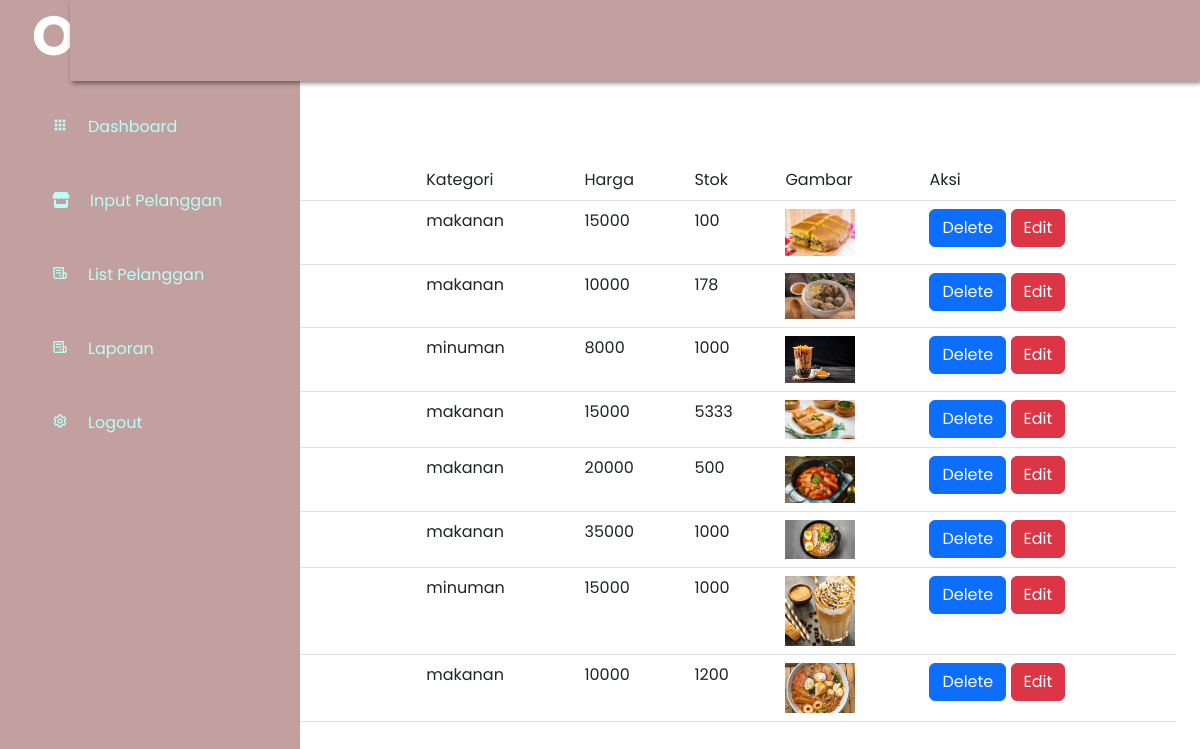
The app's page /admin/home.php (signed in), older data.
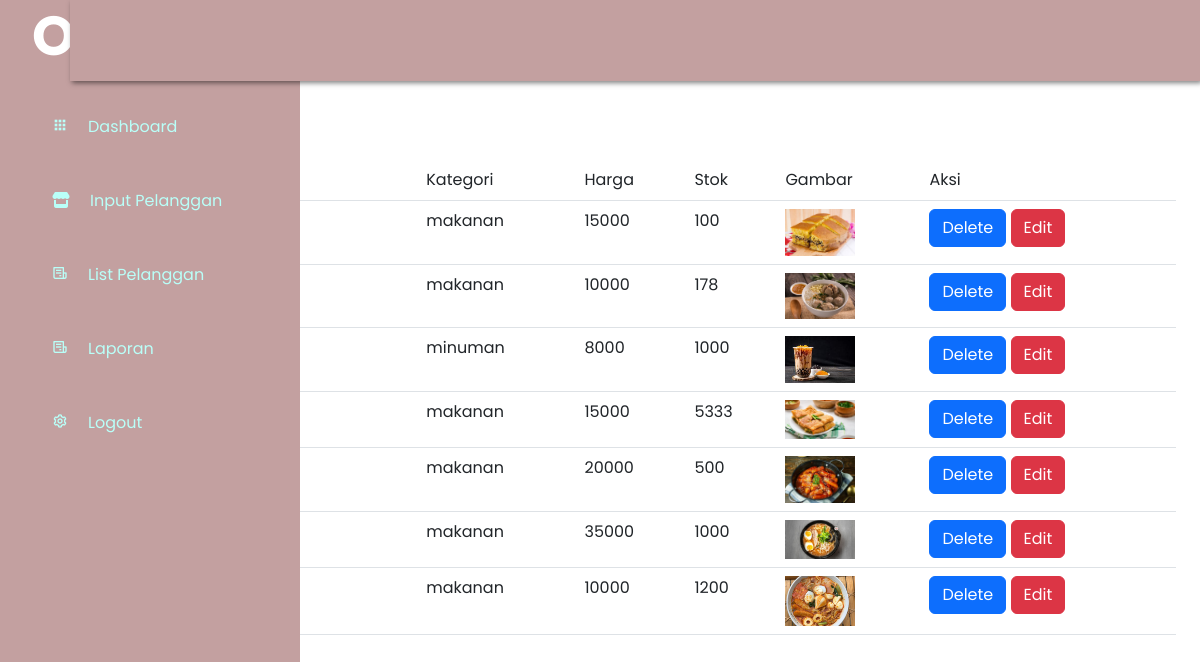
The same page, newer data.
### tables this page shows
CREATE TABLE `masakan` (
  `id` int(11) NOT NULL,
  `nama` varchar(100) NOT NULL,
  `kategori` varchar(100) NOT NULL,
  `harga` float NOT NULL,
  `stok` int(11) NOT NULL,
  `gambar` text NOT NULL
);

### admin/product_list.php (the view)
<a href="home.php?halaman=tambah_produk"><button type="submit" class="btn btn-secondary" style=" margin-top: 50px; "><i class="fa-solid fa-plus"></i>Tambah Produk</button></a>
<table class="table mt-4">
    <tr>
        <td>Id</td>
        <td>Nama Produk</td>
        <td>Kategori</td>
        <td>Harga</td>
        <td>Stok</td>
        <td>Gambar</td>
        <td>Aksi</td>
    </tr>
    <?php
    $sql = "SELECT * FROM masakan";
    $result = $conn->query($sql);
    $no = 1;
    while ($row=$result->fetch_assoc()){
    ?>
        <tr>
            <td><?php echo $no++ ?></td>
            <td><?php echo $row["nama"]?></td>
            <td><?php echo $row["kategori"]?></td>
            <td><?php echo $row["harga"]?></td>
            <td><?php echo $row["stok"]?></td>
            <td><img width="70" src="../image/<?php echo $row["gambar"]?>" alt=""></td>
            <td>
                <a href="home.php?id=<?php echo $row['id']?>&halaman=delete"><button type="submit" class="btn btn-primary">Delete</button></a>
                <a href="home.php?id=<?php echo $row['id']?>&halaman=edit"><button type="submit" class="btn btn-danger">Edit</button></a>
            </td>
        </tr>
    <?php
    }
    ?>
</table>

### bot.php (shortened to what this page needs)
<!doctype html>
<html lang="en">
  <head>
    <link rel="stylesheet" href="https://maxst.icons8.com/vue-static/landings/line-awesome/line-awesome/1.3.0/css/line-awesome.min.css" />
    <link rel="stylesheet" href="https://cdnjs.cloudflare.com/ajax/libs/font-awesome/6.2.0/css/all.min.css" />
    <link href='https://unpkg.com/boxicons@2.1.3/css/boxicons.min.css' rel='stylesheet'>
    <link href="https://cdn.jsdelivr.net/npm/bootstrap@5.3.0-alpha1/dist/css/bootstrap.min.css" rel="stylesheet">
    </head>
    <link rel="stylesheet" href="style.css">
    <link href="dist/css/bootstrap.min.css" rel="stylesheet">
  </head>
  <body>
  </body>
</html>

### admin/home.php (shortened to what this page needs)
<?php
	include "../koneksi.php";
	include "../bot.php";
?>
<link rel="stylesheet" href="../style.css">
		<div class="sidebar">
			<div class="sidebar-brand">
			    	<h2><span>Oresto</span></h2>
			</div>
			<div class="sidebar-menu" id="body">
				<li class="item">
					<a href="home.php?halaman=list-produk" class="menu-btn"><i class='bx bxs-grid' ></i><span>Dashboard</span> </a>
				</li>
				<li class="item" id="">
					<a href="home.php?halaman=input-pelanggan" class="menu-btn">
						<i class="fa-solid  fa-store"></i><span>Input Pelanggan</span>
					</a>
				</li>
				<li class="item" id="">
					<a href="home.php?halaman=list-pelanggan" class="menu-btn">
						<i class='bx bx-receipt' ></i><span>List Pelanggan</span>
					</a>
				</li>
				<li class="item" id="">
					<a href="" class="menu-btn">
						<i class='bx bx-receipt' ></i><span>Laporan</span>
					</a>
				</li>
				<li class="item" id="">
					<a href="../proses_logout.php" class="menu-btn">
						<i class='bx bx-cog'></i><span>Logout</span>
					</a>
				</li>
			</div>
		</div>
		<div class="maint-content p-4">
			<header>
				<h2>
					<label for="nav-toggle">
						<span class="las la-bars"></span>
					</label>
				</h2>
			</header>
			<?php
			if (isset($_GET['halaman'])){
				$page = $_GET['halaman'];
				switch ($page) {
					case 'tambah_produk':
						include "produk_add_form.php";
						break;
					case 'list-produk':
						include "product_list.php";
						break;
					case 'delete':
						include "produk_delete.php";
						break;
					case 'edit':
						include "produk_edit_form.php";
						break;
					case 'input-pelanggan':
						include "input_pelanggan.php";
						break;
					case 'list-pelanggan':
						include "list_pelanggan.php";
						break;
					default:
						echo "<center><h3>Maaf halaman tidak ditemukan</h3></center>";
						break;
				}
			}else{
				include "product_list.php";
			}
			?>
		</div>

### style.css (style rules this page uses)
h2 { font-family: 'Poppins', sans-serif; font-style: normal; font-weight: 700; font-size: 32px; line-height: 39px; }
* { padding: 0; margin: 0; box-sizing: border-box; list-style-type: none; text-decoration: none; font-family: 'Poppins', sans-serif; }
.sidebar { width: 250px; position: fixed; left: 0; top: 0; height: 100%; background: #C3A0A0; z-index: 100; transition: width 300ms; }
.sidebar-brand { height: 90px; padding: 1rem 0rem 1rem 2rem; color: #fff; }
.sidebar-brand span { display: inline-block; text-align: center; font-size: 55px; }
.sidebar .sidebar-menu .item .menu-btn { display: block; color: #B9FFF8; position: relative; padding: 25px 20px; text-decoration: none; }
.sidebar .sidebar-menu .item .menu-btn i { margin-right: 20px; }
.maint-content { transition: margin-left 300ms; margin-left: 250px; }
header { background: #fff; display: flex; justify-content: space-between; padding: 1rem 1.5rem; box-shadow: 2px 2px 5px rgba(0, 0, 0, 0.5); position: fixed; Left: 250px; width: calc(100% - 250px); top: 0; z-index: 100; background: #C3A0A0; }
header h2 { color: #B9FFF8; }
header label span { font-size: 1.7rem; padding-right: 1rem; }
@media only screen and (max-width: 1200px) { .sidebar { width: 70px; } }
@media only screen and (max-width: 1200px) { .sidebar .sidebar-brand, .sidebar li { padding-left: 1rem; text-align: center; } }
@media only screen and (max-width: 1200px) { .sidebar li a { padding-left: 0rem; } }
@media only screen and (max-width: 1200px) { .sidebar .sidebar-brand h2 span:last-child, .sidebar li a span:last-child { display: none; } }
@media only screen and (max-width: 1200px) { .maint-content { margin-left: 70px; } }
@media only screen and (max-width: 1200px) { .maint-content header { width: calc(100% - 70px); left: 70px; } }

Row changes from the older to the newer data that the page shows:
removed masakan: kategori "minuman", harga "15000", stok "1000", gambar (picture)
